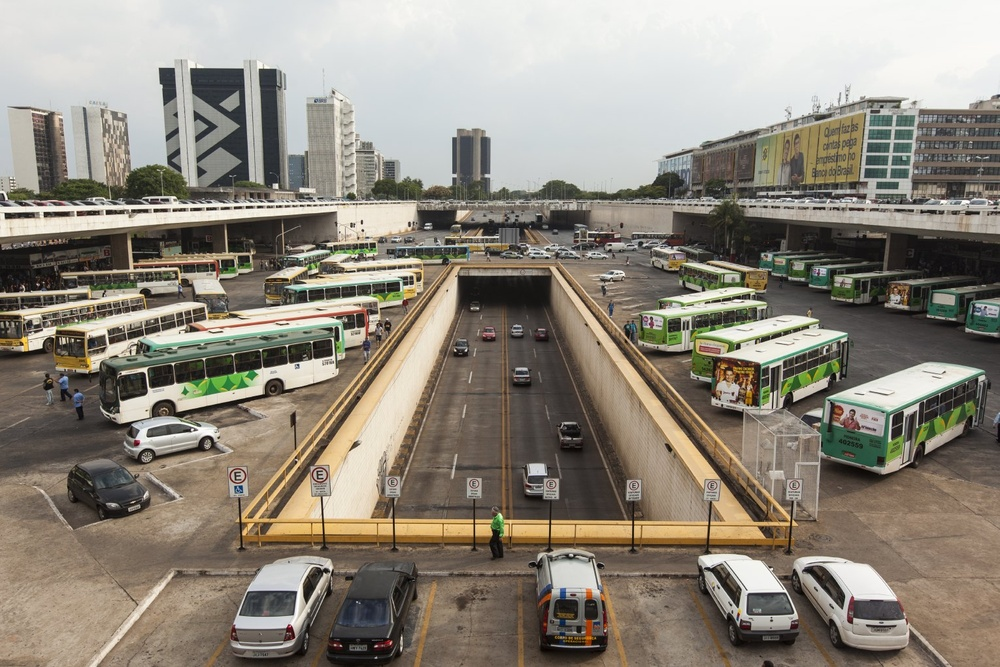
#> input picture fotos/eixao.jpg, 1000 x 667 px, shrunk from 1530 x 1020 before the run
$ python anotar.py
#> lines starting #> are read from the running program, lines starting #| are printed output that depends on the picture
# Desenha as caixas (conf >= 0.25) no estilo da identidade DADO CRU
import json
from PIL import Image, ImageDraw, ImageFont
det = json.load(open("deteccoes.json"))["fotos/eixao.jpg"]
#> (reads deteccoes.json from the repository)
img = Image.open("fotos/eixao.jpg").convert("RGB")
#> img is the input picture: PIL image 1000x667 RGB; mean R, G, B 142.7, 135.7, 124
d = ImageDraw.Draw(img)
try: f = ImageFont.truetype("/usr/share/fonts/truetype/dejavu/DejaVuSansMono-Bold.ttf", 22)
except OSError: f = ImageFont.load_default()
top = max(det, key=lambda x: x["conf"])
for x in sorted([x for x in det if x["conf"] >= 0.25], key=lambda x: x["conf"]):
    cor = (255, 74, 28) if x is top else (11, 11, 11)
    x1, y1, x2, y2 = x["caixa"]
    d.rectangle([x1, y1, x2, y2], outline=cor, width=5 if x is top else 3)
    txt = f"{x['classe']} {x['conf']:.2f}"
    w = d.textlength(txt, font=f)
    d.rectangle([x1, y1 - 28, x1 + w + 10, y1], fill=cor)
    d.text((x1 + 5, y1 - 27), txt, fill=(255, 255, 255) if x is not top else (11, 11, 11), font=f)
#> this loop made 20 passes
#> w on passes 1 to 12: 106, 106, 106, 145.8, 145.8, 106, 106, 145.8, 106, 106, 106, 106
img.save("eixao_anotada.jpg", quality=92)
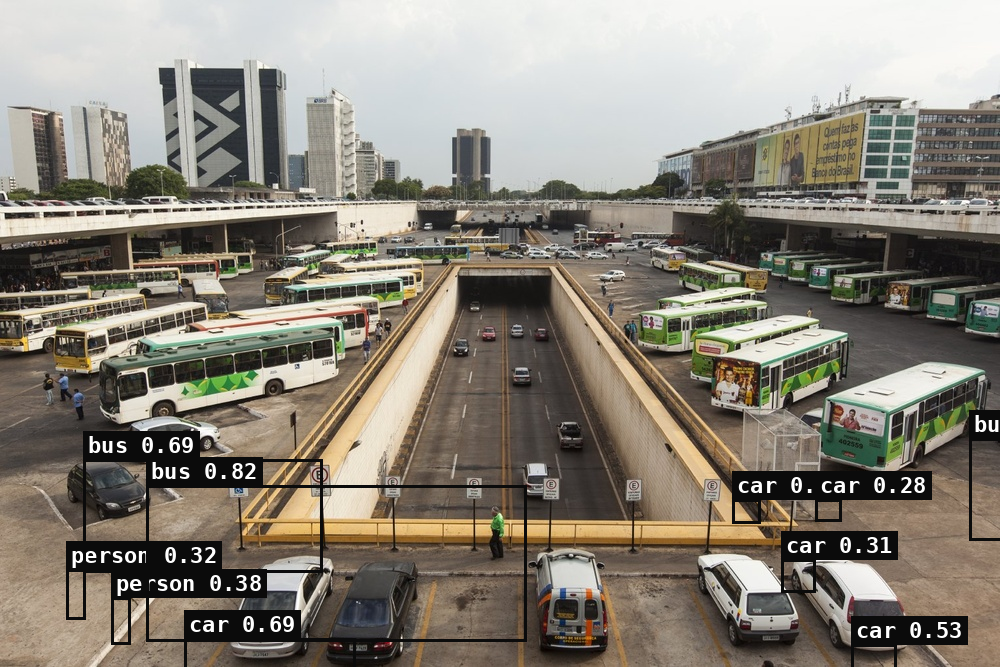
#> saved as eixao_anotada.jpg: PIL image 1000x667 RGB; mean R, G, B 137.5, 131.4, 120.5
print("ok", top)
